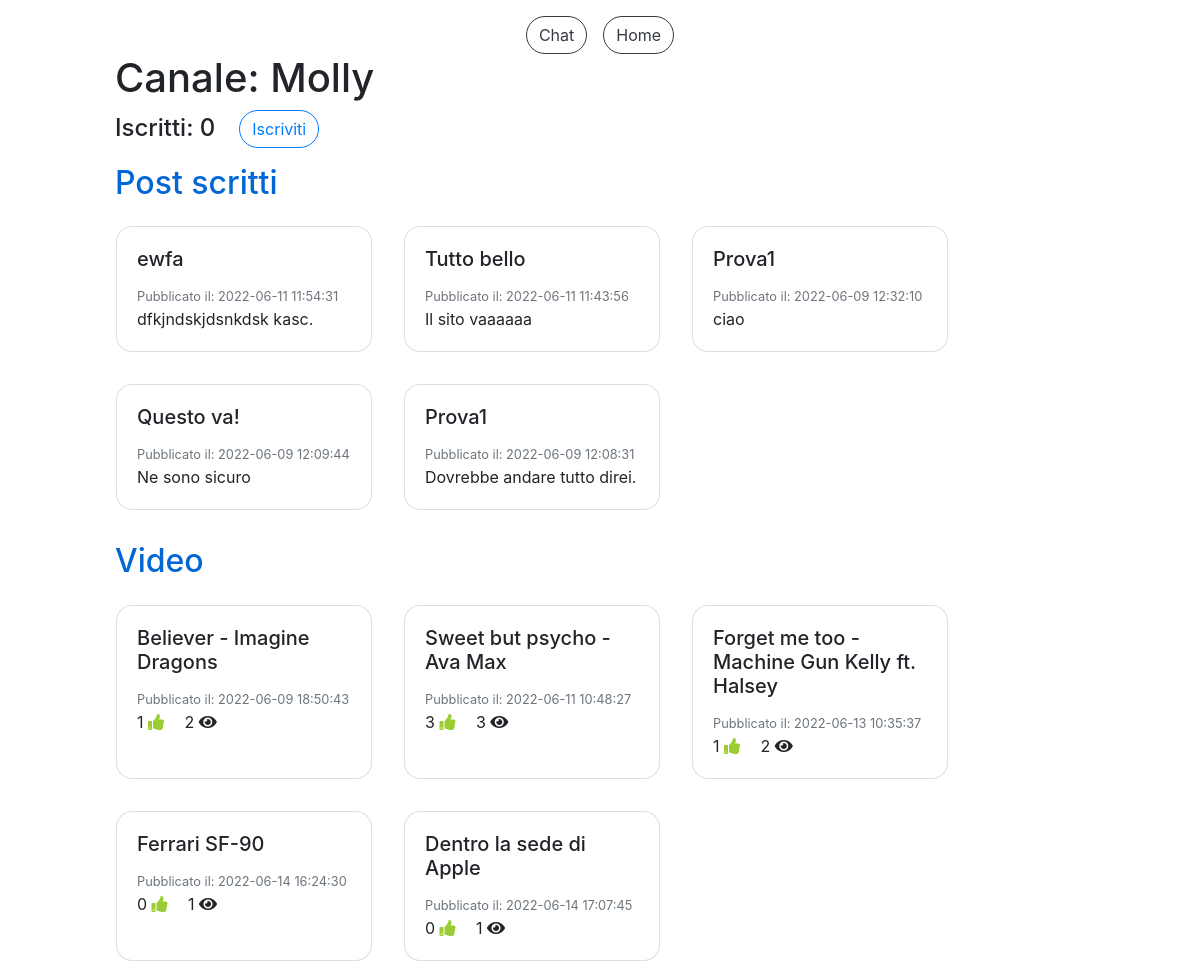
The app's page /canale.php?canale=Molly (signed in), older data.
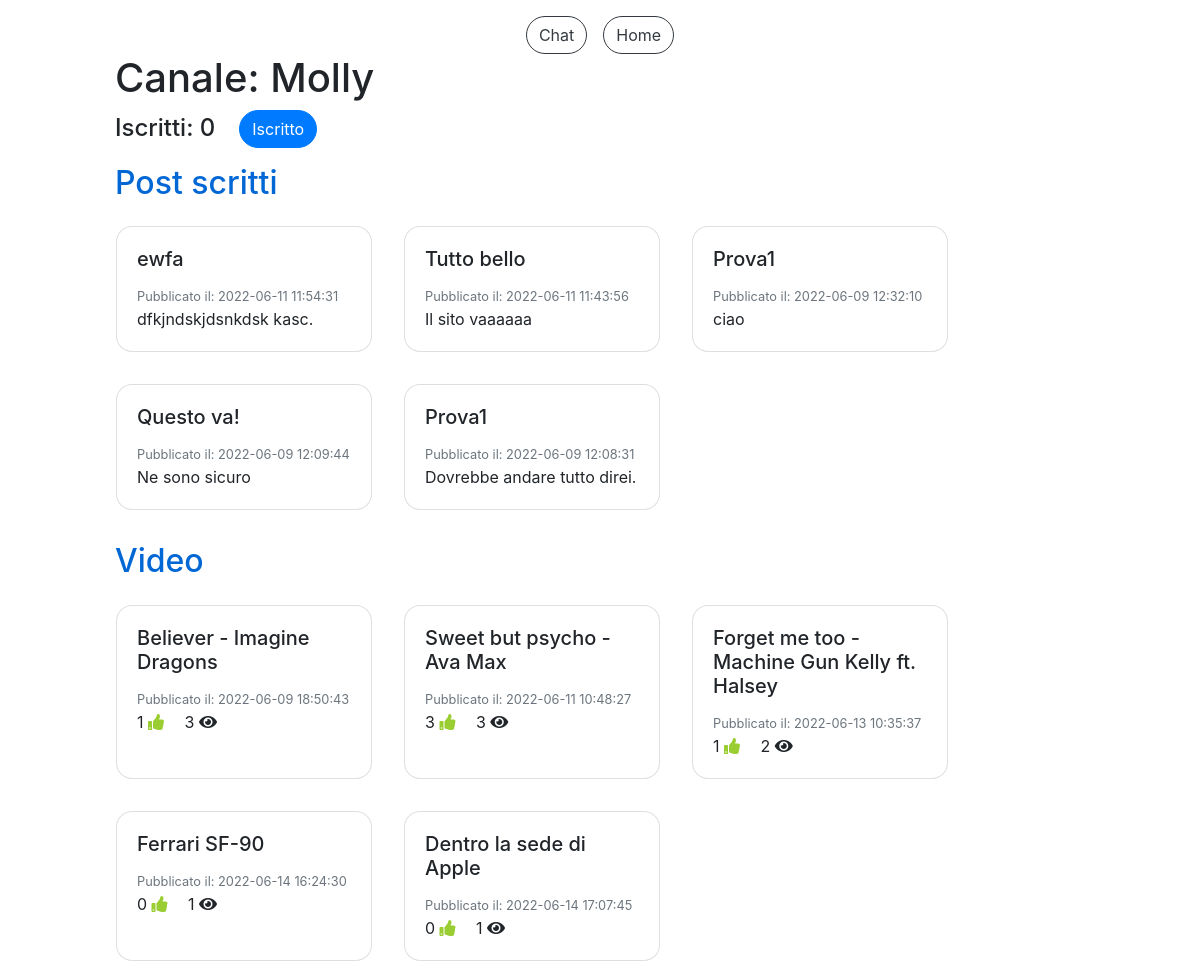
The same page, newer data.
### tables this page shows
CREATE TABLE `video` (
  `IdVideo` int(11) NOT NULL,
  `Titolo` varchar(100) NOT NULL,
  `SorgenteVideo` varchar(300) NOT NULL,
  `DataPubblicazione` datetime NOT NULL DEFAULT current_timestamp(),
  `NumeroLike` int(11) NOT NULL DEFAULT 0,
  `NumeroVisualizzazioni` int(11) NOT NULL DEFAULT 0,
  `IdAccount` int(11) NOT NULL
);

### canale.php (the view, shortened to what this page needs)
<!DOCTYPE html>
<html>
<head>
  <link rel="stylesheet" href="css/style.css">
  <link rel="stylesheet" href="css/custom_style.css">
</head>
<body>
  <?php
    include("check_canale.php");
  ?>
  <div class="container-fluid pt-3">
    <div class="row justify-content-center">
      <?php
        echo '<button type="button" class="btn btn-outline-dark mr-3" onclick="location.href=\'chat.php?username='. $_GET["canale"] .'\'">Chat</button>';
      ?>
      <button type="button" class="btn btn-outline-dark" onclick="location.href='home.php'">Home</button>
    </div>
    <div class="row justify-content-center">
      <div class="col-10">
        <h1>Canale: <?php echo $_GET["canale"]; ?></h1>
        <h4>Iscritti:
        <?php
          $sql="SELECT * FROM Accounts WHERE Username=?";
          $query=$db->prepare($sql);
          $dati=array($_GET["canale"]);
          $query->execute($dati);
          $ris=$query->fetchAll();
          foreach($ris as $row) {
            echo $row["NumeroIscritti"];
            $idCanale=$row["IdAccount"];
          }
          $sql="SELECT * FROM Iscrizioni i WHERE IdCanale=? AND IdIscritto=?";
          $query=$db->prepare($sql);
          $dati=array($idCanale, $_SESSION["loginID"]);
          $query->execute($dati);
          $ris=$query->fetchAll();
          if(count($ris)>0) {
            echo '<button type="button" class="btn btn-primary ml-4" onclick="location.href=\'iscrizione.php?canale='. $_GET["canale"] .'&iscrizione=0\'">Iscritto</button>';
          } else {
            if($row["IdAccount"]!=$_SESSION["loginID"]) {
              echo '<button type="button" class="btn btn-outline-primary ml-4" onclick="location.href=\'iscrizione.php?canale='. $_GET["canale"] .'&iscrizione=1\'">Iscriviti</button>';
            }
          }
        ?>
        </h4>
        <h2 class="titleText mt-3">Post scritti</h2>
        <div class="row">
          <?php
          $sql="SELECT * FROM Post_Scritti s, Accounts a WHERE a.IdAccount=s.IdAccount AND a.Username=? ORDER BY DataPubblicazione DESC";
          $query=$db->prepare($sql);
          $dati=array($_GET["canale"]);
          $query->execute($dati);
          $ris=$query->fetchAll();
          foreach($ris as $row) {
            echo '<div class="card m-3" style="width: 16rem;">
                    <div class="card-body">
                      <h5 class="card-title">'. $row["Titolo"] .'</h5>
                      <p class="card-text">
                        <small class="text-muted">Pubblicato il: '. $row["DataPubblicazione"] .'</small><br>
                        '. $row["TestoPost"] .'<br>
                      </p>
                    </div>
                  </div>';
          }
          ?>
        </div>
        <h2 class="titleText mt-3">Video</h2>
        <div id="postVideo" class="row">
          <?php
          $sql="SELECT * FROM Video v JOIN Accounts a ON v.IdAccount=a.IdAccount WHERE a.Username=?";
          $query=$db->prepare($sql);
          $dati=array($_GET["canale"]);
          $query->execute($dati);
          $ris=$query->fetchAll();
          foreach($ris as $row) {
            $sql="SELECT * FROM Video v, Visualizzazioni vis, Accounts a WHERE v.IdVideo=vis.IdVideo AND a.IdAccount=vis.IdAccount AND vis.IdAccount=? AND vis.IdVideo=?";
            $query=$db->prepare($sql);
            $dati=array($_SESSION["loginID"], $row["IdVideo"]);
            $query->execute($dati);
            $risVis=$query->fetchAll();
            $tempoVis=-1;
            foreach($risVis as $vis) {
              $tempoVis=$vis["TempoVisualizzazione"];
            }
            echo '<div class="card card-video m-3" style="width: 16rem;">
                    <div class="card-body card-video" onclick="location.href=\'video.php?id='. $row["IdVideo"] .'&titolo='. $row["Titolo"] .'&video='. $row["SorgenteVideo"] .'&time='. $tempoVis .'\'">
                      <h5 class="card-title card-video">'. $row["Titolo"] .'</h5>
                      <p class="card-text card-video">
                        <small class="text-muted">Pubblicato il: '. $row["DataPubblicazione"] .'</small><br>
                        '. $row["NumeroLike"] .' <i class="fa fa-thumbs-up mr-3"></i>
                        '. $row["NumeroVisualizzazioni"] .' <i class="fa fa-eye"></i>
                      </p>
                    </div>
                  </div>';
          }
          ?>
        </div>
      </div>
    </div>
  </div>
</body>
</html>

Row changes from the older to the newer data that the page shows:
changed video "Believer - Imagine Dragons": NumeroVisualizzazioni "2" → "3"
Text that changed along with them:
text no longer shown: "Iscriviti"
text now shown: "Iscritto"
